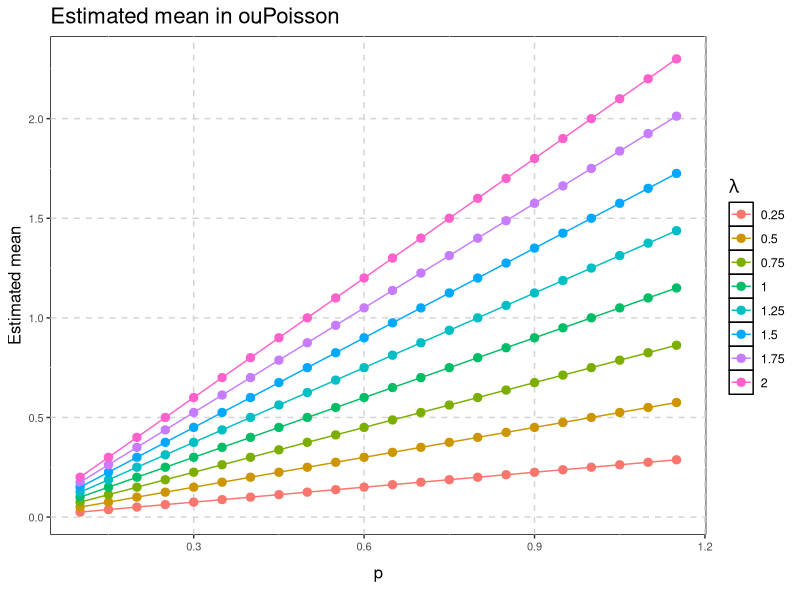

Write the R code that produced this figure. (Note: this script raises an error after producing the figure.)
## ---- chunk 1
library(ggplot2)
library(reshape2)
library(dplyr)

size_mod <- -4
cool_theme <- theme(plot.background=element_rect(fill = "transparent",
                                                 colour = "transparent"),
                    panel.grid.major = element_line(colour="lightgrey", linetype = "dashed"),
                    panel.background = element_rect(fill = "white",colour = "black"),
                    legend.background = element_rect(fill="NA"),
                    legend.position = "right",
                    axis.text = element_text(size=12 + size_mod),
                    axis.title.x = element_text(size=16 + size_mod, vjust = -1), 
                    axis.title.y = element_text(size=16 + size_mod, vjust = 1),
                    strip.text = element_text(size=12 + size_mod, face = "bold"),
                    strip.background = element_rect(fill="grey", colour = "black"),
                    legend.text = element_text(size=13 + size_mod), 
                    legend.title = element_text(size=17 + size_mod),
                    plot.title = element_text(size=20 + size_mod))

doupois <- function(x, lambda, p) {
  if(p > (1 - exp(-lambda))^-1)
    stop("Probability distribution no longer valid.")
  sapply(x, function(ith_x) {
    if(ith_x == 0) {
      (1 - p) + p*exp(-lambda)
    } else {
      p * ((lambda^ith_x) * exp(-lambda))/(factorial(ith_x))
    }
  })
}

## ---- chunk 2

lambdas <- 1L:8/4
ps <- 2L:23/20

df <- expand.grid(lambda = lambdas, p = ps) %>%
  mutate(emean = p * lambda, evar = p*lambda + p*(1 - p)*lambda^2, lambda_fac = as.factor(lambda),
         p_fac = as.factor(p)) %>%
  mutate(bias_mean = emean - lambda,
         bias_var = p*lambda + p*(1 - p)*lambda^2 - lambda)



ggplot(df, aes(x = p, colour = lambda_fac, y = emean)) +
  geom_point(size = 2.5) +
  geom_line() +
  scale_x_continuous("p\n") +
  scale_y_continuous("Estimated mean") +
  scale_colour_discrete(expression(lambda)) +
  ggtitle("Estimated mean in ouPoisson")+
  cool_theme

## ---- chunk 3
ggplot(df, aes(x = p, colour = lambda_fac, y = bias_mean)) +
  geom_point(size = 2.5) +
  geom_line() +
  geom_hline(y = 0, size = 1.2) +
  scale_x_continuous("p\n") +
  scale_y_continuous("Bias") +
  scale_colour_discrete(expression(lambda)) +
  ggtitle("Bias of mean")+
  cool_theme
## ---- chunk 4
ggplot(df, aes(x = p, colour = lambda_fac, y = bias_var)) +
  geom_point(size = 2.5) +
  geom_line() +
  geom_hline(y = 0, size = 1.2) +
  scale_x_continuous("p\n") +
  scale_y_continuous("Bias") +
  scale_colour_discrete(expression(lambda)) +
  ggtitle("Bias of variance")+
  cool_theme
